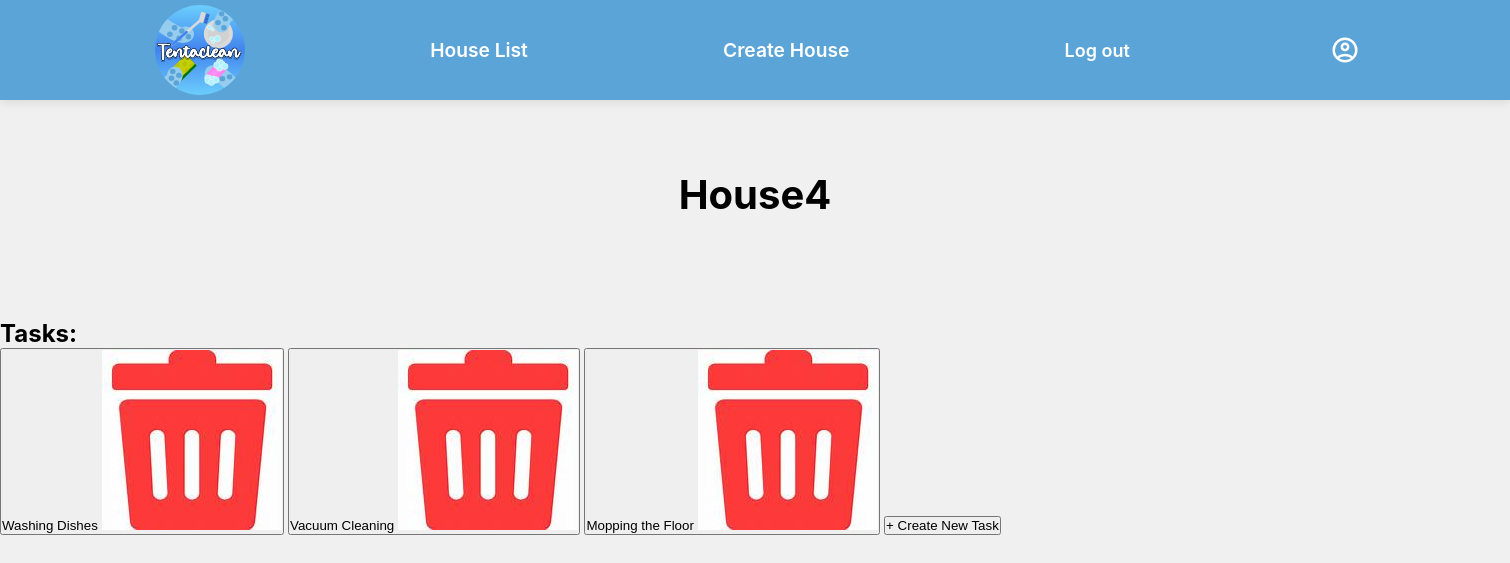
/taskpage/1, run on an earlier commit of the app's database.
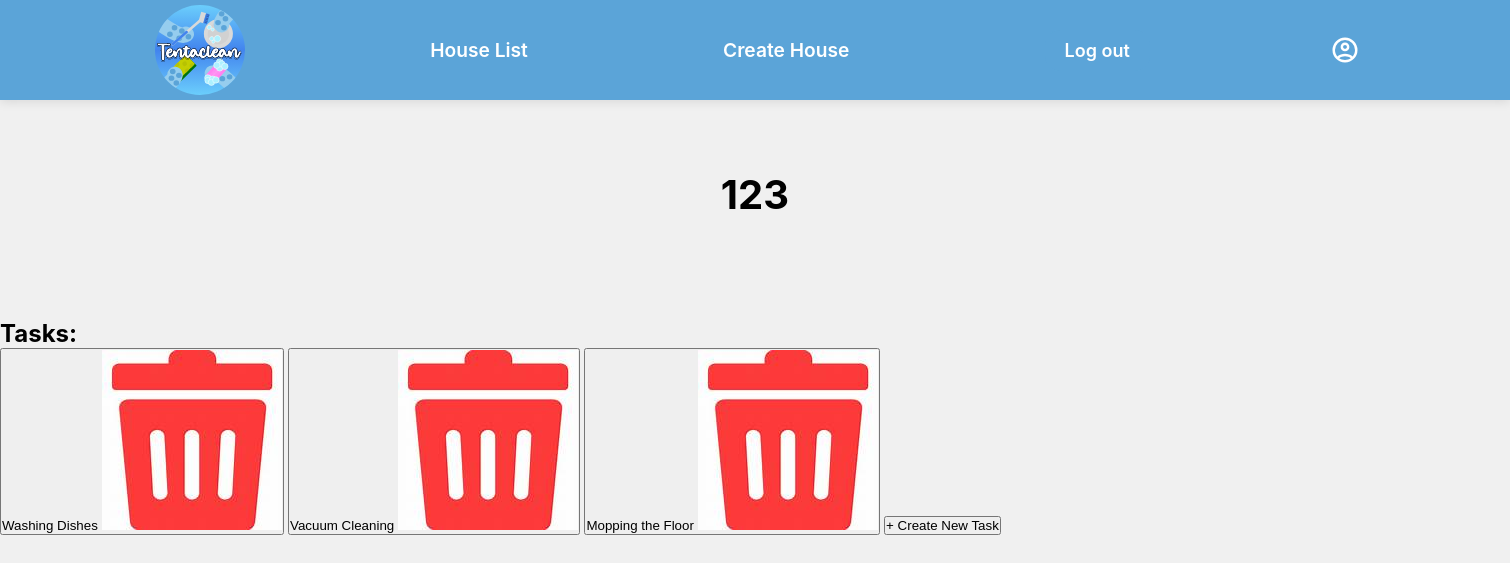
And on a later commit of the database.
### app.py (models this page shows)
class House(db.Model):
    id = db.Column(db.Integer, primary_key=True)
    ownerid = db.Column(db.Integer, db.ForeignKey("user.id"))
    name = db.Column(db.String(255), unique=True, nullable=False)
    address = db.Column(db.String(255), unique=False, nullable=True)
    capacity = db.Column(db.Integer, unique=False)
    description = db.Column(db.String(255), unique=False, nullable=False)
    password = db.Column(db.String(255), unique=False, nullable=True)

### app.py (the view)
@app.route("/taskpage/<int:house_id>")
def taskpage(house_id):
    house = House.query.get_or_404(house_id)
    return render_template("taskpage.html", house=house)

### templates/taskpage.html (shortened to what this page needs)
<!DOCTYPE html>
<html lang="en">
<head>
        <link rel="stylesheet" href="../static/css/styles.css">
</head>
<header>
    <nav class="nav">
        <a class="Tentaclean" href="{{url_for('home')}}">Tentaclean</a>
        <a class="HouseList" href="{{url_for('houselist')}}">House List</a>
        <a class="Home" href="{{url_for('createhouse')}}">Create House</a>
        <a id="logOut">Log out</a>
        <img src="../static/img/icons/account_circle.svg" alt="account" id="accounticon">
    </nav>
</header>
<body>
    <main>
        <h1 class="intro">{{house.name}}</h1>
    </main>
 <div class="task-list">
    <h2 id="Taskpage">Tasks:</h2>
    <button class="task-btn">
        Washing Dishes
        <a href="URL" class="task-icon">
          <img src="../static/img/icons/trash_can.jpg" alt="Trash Icon" class="task-icon">
        </a>
    </button>
    <button class="task-btn">
        Vacuum Cleaning
        <a href="URL" class="task-icon">
          <img src="../static/img/icons/trash_can.jpg" alt="Trash Icon" class="task-icon">
        </a>
    </button>
    <button class="task-btn">
        Mopping the Floor
        <a href="URL" class="task-icon">
          <img src="../static/img/icons/trash_can.jpg" alt="Trash Icon" class="task-icon">
        </a>
    </button>
    <button class="task-btn create-btn">
        <span class="plus">+</span>
        Create New Task
    </button>
 </div>
</body>
</html>

### static/css/styles.css (style rules this page uses)
body { font-family: "Inter", sans-serif; background-color: #f0f0f0; overflow-x: hidden; }
h1 { font-size: 40px; position:absolute; width: 100vw; margin-top: 20px; text-align: left; margin-left: 20px; animation: slideInFromTop 0.6s ease-out; }
.Tentaclean { width: 70px; height: 70px; color: transparent; text-decoration: none; text-align: center; font-weight: bold; background-image: url(/static/img/icons/App_icon_circle.svg); background-repeat: no-repeat; background-position: center; background-size: contain; }
nav { height:100px; background-color: #5BA4D8; display: flex; justify-content: space-between; align-items: center; padding: 0 150px; box-shadow: 0 2px 10px rgba(0, 0, 0, 0.1); position: relative; z-index: 100; }
nav a { color: white; font-weight: 600; text-decoration: none; font-size: larger; cursor: pointer; display: inline-block; padding: 10px 15px; position: relative; z-index: 1000; white-space: nowrap; }
#accounticon { position: static; width: 30px; filter: invert(100%); transition: all 0.3s ease; cursor: pointer; }
* { margin: 0px; padding: 0px; }
.intro { text-align: center; margin-top: 70px; margin-left: 0; margin-bottom: 100px; }
h1 { position: static; }
html { scroll-behavior: smooth; }
#logOut { position: relative; margin: 15px; padding: 10px 20px; font-size: 16px; cursor: pointer; border-radius: 15px; font-size: 18px; text-decoration: none; text-align: center; border: none; background-color: #5ba4d8; color: white; }
* { transition-timing-function: cubic-bezier(0.4, 0, 0.2, 1); }

What changed in the data, as far as the page shows it:
changed House: name "House4" → "123"
